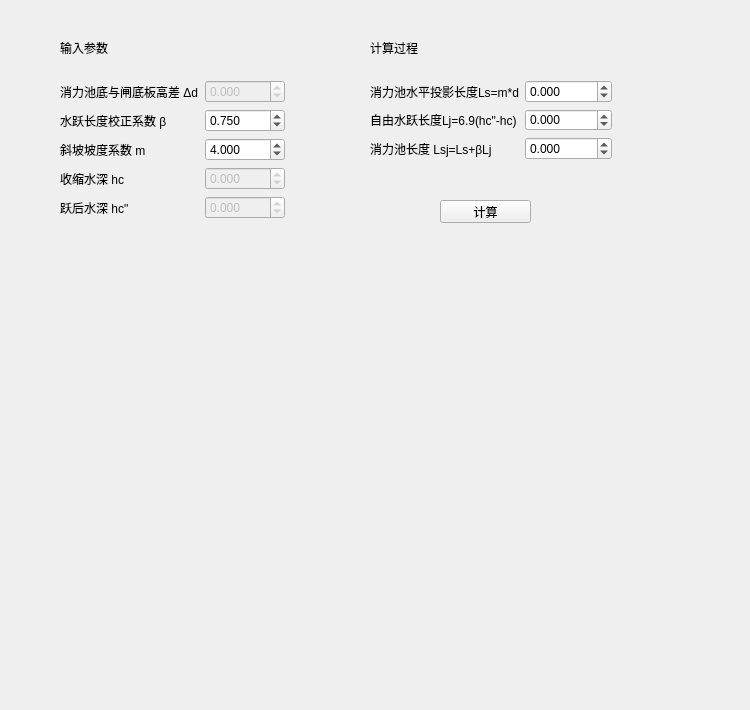
   <widget class="QWidget" name="tab_5">
    <attribute name="title">
     <string>消力池池长计算</string>
    </attribute>
    <widget class="QWidget" name="formLayoutWidget_11">
     <property name="geometry">
      <rect>
       <x>60</x>
       <y>80</y>
       <width>225</width>
       <height>141</height>
      </rect>
     </property>
     <layout class="QFormLayout" name="formLayout_12">
      <item row="0" column="0">
       <widget class="QLabel" name="Label_67">
        <property name="text">
         <string>消力池底与闸底板高差 Δd</string>
        </property>
       </widget>
      </item>
      <item row="0" column="1">
       <widget class="QDoubleSpinBox" name="DoubleSpinBox1_9">
        <property name="enabled">
         <bool>false</bool>
        </property>
        <property name="decimals">
         <number>3</number>
        </property>
        <property name="minimum">
         <double>-9999.000000000000000</double>
        </property>
        <property name="maximum">
         <double>99999.000000000000000</double>
        </property>
       </widget>
      </item>
      <item row="1" column="0">
       <widget class="QLabel" name="Label_68">
        <property name="text">
         <string>水跃长度校正系数 β</string>
        </property>
       </widget>
      </item>
      <item row="1" column="1">
       <widget class="QDoubleSpinBox" name="DoubleSpinBox2_9">
        <property name="decimals">
         <number>3</number>
        </property>
        <property name="minimum">
         <double>-9999.000000000000000</double>
        </property>
        <property name="maximum">
         <double>99999.000000000000000</double>
        </property>
        <property name="value">
         <double>0.750000000000000</double>
        </property>
       </widget>
      </item>
      <item row="2" column="0">
       <widget class="QLabel" name="Label_69">
        <property name="text">
         <string>斜坡坡度系数 m</string>
        </property>
       </widget>
      </item>
      <item row="2" column="1">
       <widget class="QDoubleSpinBox" name="DoubleSpinBox3_9">
        <property name="decimals">
         <number>3</number>
        </property>
        <property name="minimum">
         <double>-9999.000000000000000</double>
        </property>
        <property name="maximum">
         <double>99999.000000000000000</double>
        </property>
        <property name="value">
         <double>4.000000000000000</double>
        </property>
       </widget>
      </item>
      <item row="3" column="0">
       <widget class="QLabel" name="Label_70">
        <property name="text">
         <string>收缩水深 hc</string>
        </property>
       </widget>
      </item>
      <item row="3" column="1">
       <widget class="QDoubleSpinBox" name="DoubleSpinBox4_9">
        <property name="enabled">
         <bool>false</bool>
        </property>
        <property name="decimals">
         <number>3</number>
        </property>
        <property name="minimum">
         <double>-9999.000000000000000</double>
        </property>
        <property name="maximum">
         <double>99999.000000000000000</double>
        </property>
       </widget>
      </item>
      <item row="4" column="0">
       <widget class="QLabel" name="Label_71">
        <property name="text">
         <string>跃后水深 hc&quot;</string>
        </property>
       </widget>
      </item>
      <item row="4" column="1">
       <widget class="QDoubleSpinBox" name="DoubleSpinBox5_9">
        <property name="enabled">
         <bool>false</bool>
        </property>
        <property name="decimals">
         <number>3</number>
        </property>
        <property name="minimum">
         <double>-9999.000000000000000</double>
        </property>
        <property name="maximum">
         <double>99999.000000000000000</double>
        </property>
       </widget>
      </item>
     </layout>
    </widget>
    <widget class="QWidget" name="formLayoutWidget_12">
     <property name="geometry">
      <rect>
       <x>370</x>
       <y>80</y>
       <width>242</width>
       <height>80</height>
      </rect>
     </property>
     <layout class="QFormLayout" name="formLayout_13">
      <item row="0" column="0">
       <widget class="QLabel" name="Label_72">
        <property name="text">
         <string>消力池水平投影长度Ls=m*d</string>
        </property>
       </widget>
      </item>
      <item row="0" column="1">
       <widget class="QDoubleSpinBox" name="DoubleSpinBox1_10">
        <property name="decimals">
         <number>3</number>
        </property>
        <property name="minimum">
         <double>-9999.000000000000000</double>
        </property>
        <property name="maximum">
         <double>99999.000000000000000</double>
        </property>
       </widget>
      </item>
      <item row="1" column="0">
       <widget class="QLabel" name="Label_73">
        <property name="text">
         <string>自由水跃长度Lj=6.9(hc&quot;-hc)</string>
        </property>
       </widget>
      </item>
      <item row="1" column="1">
       <widget class="QDoubleSpinBox" name="DoubleSpinBox2_10">
        <property name="decimals">
         <number>3</number>
        </property>
        <property name="minimum">
         <double>-9999.000000000000000</double>
        </property>
        <property name="maximum">
         <double>99999.000000000000000</double>
        </property>
       </widget>
      </item>
      <item row="2" column="0">
       <widget class="QLabel" name="Label_74">
        <property name="text">
         <string>消力池长度 Lsj=Ls+βLj</string>
        </property>
       </widget>
      </item>
      <item row="2" column="1">
       <widget class="QDoubleSpinBox" name="DoubleSpinBox3_10">
        <property name="decimals">
         <number>3</number>
        </property>
        <property name="minimum">
         <double>-9999.000000000000000</double>
        </property>
        <property name="maximum">
         <double>99999.000000000000000</double>
        </property>
       </widget>
      </item>
     </layout>
    </widget>
    <widget class="QLabel" name="label_12">
     <property name="geometry">
      <rect>
       <x>60</x>
       <y>40</y>
       <width>71</width>
       <height>16</height>
      </rect>
     </property>
     <property name="text">
      <string>输入参数</string>
     </property>
    </widget>
    <widget class="QLabel" name="label_13">
     <property name="geometry">
      <rect>
       <x>370</x>
       <y>40</y>
       <width>71</width>
       <height>16</height>
      </rect>
     </property>
     <property name="text">
      <string>计算过程</string>
     </property>
    </widget>
    <widget class="QPushButton" name="pushButton_10">
     <property name="geometry">
      <rect>
       <x>440</x>
       <y>200</y>
       <width>91</width>
       <height>23</height>
      </rect>
     </property>
     <property name="text">
      <string>计算</string>
     </property>
    </widget>
    <widget class="QLabel" name="label_14">
     <property name="geometry">
      <rect>
       <x>270</x>
       <y>330</y>
       <width>471</width>
       <height>371</height>
      </rect>
     </property>
     <property name="text">
      <string>&lt;html&gt;&lt;head/&gt;&lt;body&gt;&lt;p&gt;&lt;img src=&quot;:/images/xlccc.png&quot;/&gt;&lt;/p&gt;&lt;/body&gt;&lt;/html&gt;</string>
     </property>
    </widget>
   </widget>
